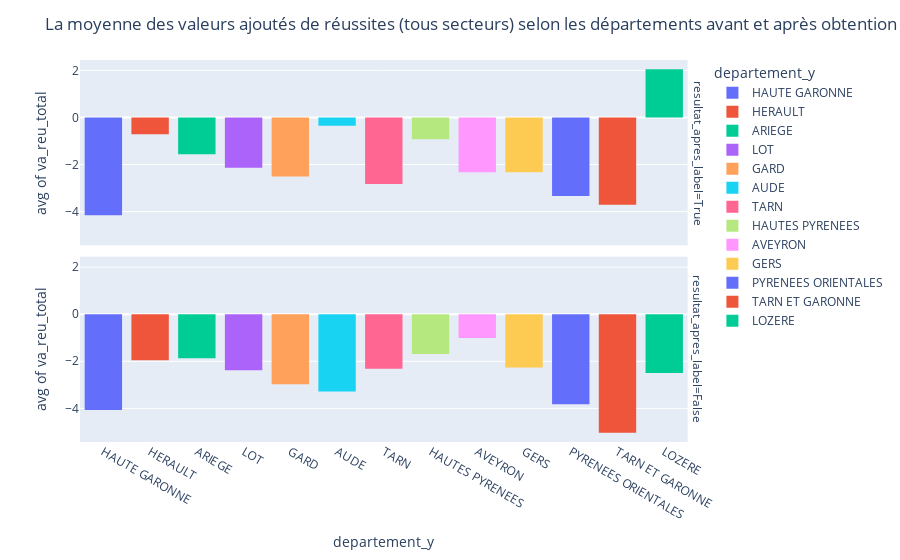

This figure's notebook cell:
### Markdown cell above
**Comparaison des valeurs ajoutées des écoles avant et après obtention des labels numériques**

- le graphique ci-dessous montre une véritables amélioration des valeurs ajoutée des écoles après obtention de labels. Surtout pour le département de LOZERE pour lequel la valeur ajoutée est passée du **-** à **+** !

### Code cell
#plotting a histogram 
fig = px.histogram(df_result, x="departement_y", y="va_reu_total", nbins=10, histfunc="avg", color="departement_y", facet_row="resultat_apres_label")
fig.update_layout(title_text="La moyenne des valeurs ajoutés de réussites (tous secteurs) selon les départements avant et après obtention labels")
fig.show()

### Figure 1 — Plotly figure (JSON) as saved in the notebook; plotly's stock layout.template omitted (floating-point values rounded to 4 significant figures; data arrays with more than 128 entries replaced by an {"elided": "..."} marker saying what was removed)
{"data": [{"alignmentgroup": "True", "bingroup": "x", "histfunc": "avg", "hovertemplate": "departement_y=%{x}<br>resultat_apres_label=True<br>avg of va_reu_total=%{y}<extra></extra>", "legendgroup": "HAUTE GARONNE", "marker": {"color": "#636efa", "pattern": {"shape": ""}}, "name": "HAUTE GARONNE", "nbinsx": 10, "offsetgroup": "HAUTE GARONNE", "orientation": "v", "showlegend": true, "type": "histogram", "x": {"elided": "143 str values"}, "xaxis": "x2", "y": {"elided": "143 int values"}, "yaxis": "y2"}, {"alignmentgroup": "True", "bingroup": "x", "histfunc": "avg", "hovertemplate": "departement_y=%{x}<br>resultat_apres_label=False<br>avg of va_reu_total=%{y}<extra></extra>", "legendgroup": "HAUTE GARONNE", "marker": {"color": "#636efa", "pattern": {"shape": ""}}, "name": "HAUTE GARONNE", "nbinsx": 10, "offsetgroup": "HAUTE GARONNE", "orientation": "v", "showlegend": false, "type": "histogram", "x": {"elided": "356 str values"}, "xaxis": "x", "y": {"elided": "356 int values"}, "yaxis": "y"}, {"alignmentgroup": "True", "bingroup": "x", "histfunc": "avg", "hovertemplate": "departement_y=%{x}<br>resultat_apres_label=True<br>avg of va_reu_total=%{y}<extra></extra>", "legendgroup": "HERAULT", "marker": {"color": "#EF553B", "pattern": {"shape": ""}}, "name": "HERAULT", "nbinsx": 10, "offsetgroup": "HERAULT", "orientation": "v", "showlegend": true, "type": "histogram", "x": {"elided": "236 str values"}, "xaxis": "x2", "y": {"elided": "236 int values"}, "yaxis": "y2"}, {"alignmentgroup": "True", "bingroup": "x", "histfunc": "avg", "hovertemplate": "departement_y=%{x}<br>resultat_apres_label=False<br>avg of va_reu_total=%{y}<extra></extra>", "legendgroup": "HERAULT", "marker": {"color": "#EF553B", "pattern": {"shape": ""}}, "name": "HERAULT", "nbinsx": 10, "offsetgroup": "HERAULT", "orientation": "v", "showlegend": false, "type": "histogram", "x": {"elided": "498 str values"}, "xaxis": "x", "y": {"elided": "498 int values"}, "yaxis": "y"}, {"alignmentgroup": "True", "bingroup": "x", "histfunc": "avg", "hovertemplate": "departement_y=%{x}<br>resultat_apres_label=True<br>avg of va_reu_total=%{y}<extra></extra>", "legendgroup": "ARIEGE", "marker": {"color": "#00cc96", "pattern": {"shape": ""}}, "name": "ARIEGE", "nbinsx": 10, "offsetgroup": "ARIEGE", "orientation": "v", "showlegend": true, "type": "histogram", "x": ["ARIEGE", "ARIEGE", "ARIEGE", "ARIEGE", "ARIEGE", "ARIEGE", "ARIEGE", "ARIEGE", "ARIEGE", "ARIEGE", "ARIEGE", "ARIEGE", "ARIEGE", "ARIEGE", "ARIEGE", "ARIEGE", "ARIEGE", "ARIEGE", "ARIEGE", "ARIEGE", "ARIEGE", "ARIEGE", "ARIEGE", "ARIEGE", "ARIEGE", "ARIEGE", "ARIEGE", "ARIEGE", "ARIEGE", "ARIEGE", "ARIEGE", "ARIEGE", "ARIEGE", "ARIEGE", "ARIEGE", "ARIEGE", "ARIEGE", "ARIEGE", "ARIEGE", "ARIEGE", "ARIEGE", "ARIEGE", "ARIEGE", "ARIEGE", "ARIEGE", "ARIEGE", "ARIEGE", "ARIEGE", "ARIEGE", "ARIEGE", "ARIEGE", "ARIEGE", "ARIEGE", "ARIEGE", "ARIEGE", "ARIEGE", "ARIEGE"], "xaxis": "x2", "y": [-4, -3, 6, 6, 7, 1, 6, 6, -4, 6, 1, -3, 7, -3, 1, 7, 1, -2, 5, -14, -9, 5, -14, 5, -9, -3, 1, -9, -3, -2, 7, -4, -2, 1, 3, 7, 8, 2, 2, -16, -7, -16, -16, 2, -16, -16, -7, -16, 2, -7, -2, -4, 8, -4, -2, 8, 7], "yaxis": "y2"}, {"alignmentgroup": "True", "bingroup": "x", "histfunc": "avg", "hovertemplate": "departement_y=%{x}<br>resultat_apres_label=False<br>avg of va_reu_total=%{y}<extra></extra>", "legendgroup": "ARIEGE", "marker": {"color": "#00cc96", "pattern": {"shape": ""}}, "name": "ARIEGE", "nbinsx": 10, "offsetgroup": "ARIEGE", "orientation": "v", "showlegend": false, "type": "histogram", "x": ["ARIEGE", "ARIEGE", "ARIEGE", "ARIEGE", "ARIEGE", "ARIEGE", "ARIEGE", "ARIEGE", "ARIEGE", "ARIEGE", "ARIEGE", "ARIEGE", "ARIEGE", "ARIEGE", "ARIEGE", "ARIEGE", "ARIEGE", "ARIEGE", "ARIEGE", "ARIEGE", "ARIEGE", "ARIEGE", "ARIEGE", "ARIEGE", "ARIEGE", "ARIEGE", "ARIEGE", "ARIEGE", "ARIEGE", "ARIEGE", "ARIEGE", "ARIEGE", "ARIEGE", "ARIEGE", "ARIEGE", "ARIEGE", "ARIEGE", "ARIEGE", "ARIEGE", "ARIEGE", "ARIEGE", "ARIEGE", "ARIEGE", "ARIEGE", "ARIEGE", "ARIEGE", "ARIEGE", "ARIEGE", "ARIEGE", "ARIEGE", "ARIEGE", "ARIEGE", "ARIEGE", "ARIEGE", "ARIEGE", "ARIEGE", "ARIEGE", "ARIEGE", "ARIEGE", "ARIEGE", "ARIEGE", "ARIEGE", "ARIEGE", "ARIEGE", "ARIEGE", "ARIEGE", "ARIEGE", "ARIEGE", "ARIEGE", "ARIEGE", "ARIEGE", "ARIEGE", "ARIEGE", "ARIEGE", "ARIEGE", "ARIEGE", "ARIEGE", "ARIEGE", "ARIEGE", "ARIEGE", "ARIEGE", "ARIEGE", "ARIEGE", "ARIEGE", "ARIEGE", "ARIEGE", "ARIEGE", "ARIEGE", "ARIEGE", "ARIEGE", "ARIEGE", "ARIEGE", "ARIEGE", "ARIEGE", "ARIEGE", "ARIEGE", "ARIEGE", "ARIEGE", "ARIEGE", "ARIEGE", "ARIEGE", "ARIEGE", "ARIEGE", "ARIEGE", "ARIEGE", "ARIEGE", "ARIEGE", "ARIEGE", "ARIEGE", "ARIEGE", "ARIEGE", "ARIEGE", "ARIEGE", "ARIEGE", "ARIEGE", "ARIEGE", "ARIEGE", "ARIEGE", "ARIEGE", "ARIEGE", "ARIEGE", "ARIEGE"], "xaxis": "x", "y": [1, 6, 7, -5, -1, -13, 7, -1, -3, 1, 6, -13, -5, 7, -13, -5, -1, 6, 1, -3, 6, -3, 7, -4, 3, 0, 15, 0, 0, 3, 0, -6, -9, -14, 15, 0, 0, 0, 0, 3, 0, -6, -2, -2, 15, -6, 9, 6, -3, -1, 1, 2, 9, -5, 1, 3, 7, 8, -4, -9, -3, -9, 9, 6, -3, -1, 7, 2, -25, 1, -15, -2, 9, -5, -5, 1, 1, 5, -9, 6, -5, 5, -14, 0, -1, -8, -11, -14, -16, -16, -16, -7, -16, -16, -14, 0, -1, -8, -11, -14, 0, -1, -8, -11, -16, 0, -1, -8, -11, 1, 9, 7, 3, 5, -5, -5, 3, 5, 9, 1, -5, -5], "yaxis": "y"}, {"alignmentgroup": "True", "bingroup": "x", "histfunc": "avg", "hovertemplate": "departement_y=%{x}<br>resultat_apres_label=True<br>avg of va_reu_total=%{y}<extra></extra>", "legendgroup": "LOT", "marker": {"color": "#ab63fa", "pattern": {"shape": ""}}, "name": "LOT", "nbinsx": 10, "offsetgroup": "LOT", "orientation": "v", "showlegend": true, "type": "histogram", "x": ["LOT", "LOT", "LOT", "LOT", "LOT", "LOT", "LOT", "LOT", "LOT", "LOT", "LOT", "LOT", "LOT", "LOT", "LOT", "LOT", "LOT", "LOT", "LOT", "LOT", "LOT", "LOT", "LOT", "LOT", "LOT", "LOT", "LOT", "LOT", "LOT", "LOT", "LOT", "LOT", "LOT", "LOT", "LOT", "LOT", "LOT", "LOT", "LOT", "LOT", "LOT", "LOT", "LOT", "LOT", "LOT", "LOT", "LOT", "LOT", "LOT", "LOT", "LOT", "LOT", "LOT", "LOT", "LOT", "LOT", "LOT", "LOT", "LOT"], "xaxis": "x2", "y": [3, 1, 7, 4, -9, 3, 4, 4, 7, 5, -5, 5, -5, 3, 4, 1, -18, 0, -2, 7, 10, 5, 1, -14, -6, -6, 7, -18, 0, 7, -2, 7, -2, 0, 1, -6, -3, -5, -5, -5, -14, -5, -6, -14, -5, -3, -5, -5, -5, -3, -5, -8, 1, -1, -1, -6, -6, -6, -14], "yaxis": "y2"}, {"alignmentgroup": "True", "bingroup": "x", "histfunc": "avg", "hovertemplate": "departement_y=%{x}<br>resultat_apres_label=False<br>avg of va_reu_total=%{y}<extra></extra>", "legendgroup": "LOT", "marker": {"color": "#ab63fa", "pattern": {"shape": ""}}, "name": "LOT", "nbinsx": 10, "offsetgroup": "LOT", "orientation": "v", "showlegend": false, "type": "histogram", "x": {"elided": "141 str values"}, "xaxis": "x", "y": {"elided": "141 int values"}, "yaxis": "y"}, {"alignmentgroup": "True", "bingroup": "x", "histfunc": "avg", "hovertemplate": "departement_y=%{x}<br>resultat_apres_label=True<br>avg of va_reu_total=%{y}<extra></extra>", "legendgroup": "GARD", "marker": {"color": "#FFA15A", "pattern": {"shape": ""}}, "name": "GARD", "nbinsx": 10, "offsetgroup": "GARD", "orientation": "v", "showlegend": true, "type": "histogram", "x": {"elided": "159 str values"}, "xaxis": "x2", "y": {"elided": "159 int values"}, "yaxis": "y2"}, {"alignmentgroup": "True", "bingroup": "x", "histfunc": "avg", "hovertemplate": "departement_y=%{x}<br>resultat_apres_label=False<br>avg of va_reu_total=%{y}<extra></extra>", "legendgroup": "GARD", "marker": {"color": "#FFA15A", "pattern": {"shape": ""}}, "name": "GARD", "nbinsx": 10, "offsetgroup": "GARD", "orientation": "v", "showlegend": false, "type": "histogram", "x": {"elided": "341 str values"}, "xaxis": "x", "y": {"elided": "341 int values"}, "yaxis": "y"}, {"alignmentgroup": "True", "bingroup": "x", "histfunc": "avg", "hovertemplate": "departement_y=%{x}<br>resultat_apres_label=True<br>avg of va_reu_total=%{y}<extra></extra>", "legendgroup": "AUDE", "marker": {"color": "#19d3f3", "pattern": {"shape": ""}}, "name": "AUDE", "nbinsx": 10, "offsetgroup": "AUDE", "orientation": "v", "showlegend": true, "type": "histogram", "x": ["AUDE", "AUDE", "AUDE", "AUDE", "AUDE", "AUDE", "AUDE", "AUDE", "AUDE", "AUDE", "AUDE", "AUDE", "AUDE", "AUDE", "AUDE", "AUDE", "AUDE", "AUDE", "AUDE", "AUDE", "AUDE", "AUDE", "AUDE", "AUDE", "AUDE", "AUDE", "AUDE", "AUDE", "AUDE", "AUDE", "AUDE", "AUDE", "AUDE", "AUDE", "AUDE", "AUDE", "AUDE", "AUDE", "AUDE", "AUDE", "AUDE", "AUDE", "AUDE", "AUDE", "AUDE", "AUDE", "AUDE", "AUDE", "AUDE", "AUDE", "AUDE", "AUDE", "AUDE", "AUDE", "AUDE", "AUDE", "AUDE", "AUDE", "AUDE", "AUDE", "AUDE", "AUDE", "AUDE", "AUDE", "AUDE", "AUDE", "AUDE", "AUDE", "AUDE", "AUDE", "AUDE"], "xaxis": "x2", "y": [1, -2, 1, 1, 1, -16, 2, 1, 1, 2, 1, -2, -2, 2, 0, 5, 6, 1, 6, 6, -3, -1, -3, 1, 2, -4, -8, -8, 4, 2, -4, -8, -12, -2, -4, -11, -6, -2, -2, -4, -11, -4, -6, -4, -11, -1, -1, 0, 2, 0, -1, 2, 0, -1, -1, 0, 2, 9, 9, -3, 9, 6, 9, 9, -3, 0, 6, 6, 0, 5, 6], "yaxis": "y2"}, {"alignmentgroup": "True", "bingroup": "x", "histfunc": "avg", "hovertemplate": "departement_y=%{x}<br>resultat_apres_label=False<br>avg of va_reu_total=%{y}<extra></extra>", "legendgroup": "AUDE", "marker": {"color": "#19d3f3", "pattern": {"shape": ""}}, "name": "AUDE", "nbinsx": 10, "offsetgroup": "AUDE", "orientation": "v", "showlegend": false, "type": "histogram", "x": {"elided": "139 str values"}, "xaxis": "x", "y": {"elided": "139 int values"}, "yaxis": "y"}, {"alignmentgroup": "True", "bingroup": "x", "histfunc": "avg", "hovertemplate": "departement_y=%{x}<br>resultat_apres_label=True<br>avg of va_reu_total=%{y}<extra></extra>", "legendgroup": "TARN", "marker": {"color": "#FF6692", "pattern": {"shape": ""}}, "name": "TARN", "nbinsx": 10, "offsetgroup": "TARN", "orientation": "v", "showlegend": true, "type": "histogram", "x": ["TARN", "TARN", "TARN", "TARN", "TARN", "TARN", "TARN", "TARN", "TARN", "TARN", "TARN", "TARN", "TARN", "TARN", "TARN", "TARN", "TARN", "TARN", "TARN", "TARN", "TARN", "TARN", "TARN", "TARN", "TARN", "TARN", "TARN", "TARN", "TARN", "TARN", "TARN", "TARN", "TARN", "TARN", "TARN", "TARN", "TARN", "TARN", "TARN", "TARN", "TARN", "TARN", "TARN", "TARN", "TARN", "TARN", "TARN", "TARN", "TARN", "TARN", "TARN", "TARN", "TARN", "TARN", "TARN", "TARN", "TARN", "TARN", "TARN", "TARN", "TARN", "TARN", "TARN", "TARN", "TARN", "TARN", "TARN", "TARN", "TARN", "TARN", "TARN", "TARN", "TARN", "TARN", "TARN", "TARN", "TARN", "TARN", "TARN", "TARN", "TARN", "TARN", "TARN", "TARN", "TARN", "TARN", "TARN", "TARN", "TARN", "TARN", "TARN", "TARN", "TARN", "TARN", "TARN", "TARN", "TARN", "TARN", "TARN", "TARN", "TARN"], "xaxis": "x2", "y": [-7, -1, 3, 3, -1, 0, 3, 3, 0, 0, 3, 3, 0, 6, 6, 4, -1, 6, -20, 6, -17, 6, -4, 6, -1, 6, 6, -1, 6, 4, -6, -28, -19, 5, -1, -4, 1, -1, 5, -28, 1, 5, -28, -19, -6, -4, 0, -7, -10, -7, -6, 0, 0, -6, 2, -3, -6, 0, -3, 2, -3, -6, 0, -3, -3, 1, -3, 3, -4, 1, 3, -3, -4, 1, 3, -3, 3, -6, 1, 1, -6, 1, 1, -4, 1, 0, -7, 0, -10, -6, -7, -10, 4, -20, -4, -17, 4, -20, -20, -4, 4], "yaxis": "y2"}, {"alignmentgroup": "True", "bingroup": "x", "histfunc": "avg", "hovertemplate": "departement_y=%{x}<br>resultat_apres_label=False<br>avg of va_reu_total=%{y}<extra></extra>", "legendgroup": "TARN", "marker": {"color": "#FF6692", "pattern": {"shape": ""}}, "name": "TARN", "nbinsx": 10, "offsetgroup": "TARN", "orientation": "v", "showlegend": false, "type": "histogram", "x": {"elided": "179 str values"}, "xaxis": "x", "y": {"elided": "179 int values"}, "yaxis": "y"}, {"alignmentgroup": "True", "bingroup": "x", "histfunc": "avg", "hovertemplate": "departement_y=%{x}<br>resultat_apres_label=True<br>avg of va_reu_total=%{y}<extra></extra>", "legendgroup": "HAUTES PYRENEES", "marker": {"color": "#B6E880", "pattern": {"shape": ""}}, "name": "HAUTES PYRENEES", "nbinsx": 10, "offsetgroup": "HAUTES PYRENEES", "orientation": "v", "showlegend": true, "type": "histogram", "x": ["HAUTES PYRENEES", "HAUTES PYRENEES", "HAUTES PYRENEES", "HAUTES PYRENEES", "HAUTES PYRENEES", "HAUTES PYRENEES", "HAUTES PYRENEES", "HAUTES PYRENEES", "HAUTES PYRENEES", "HAUTES PYRENEES", "HAUTES PYRENEES", "HAUTES PYRENEES", "HAUTES PYRENEES", "HAUTES PYRENEES", "HAUTES PYRENEES", "HAUTES PYRENEES", "HAUTES PYRENEES", "HAUTES PYRENEES", "HAUTES PYRENEES", "HAUTES PYRENEES", "HAUTES PYRENEES", "HAUTES PYRENEES", "HAUTES PYRENEES", "HAUTES PYRENEES", "HAUTES PYRENEES", "HAUTES PYRENEES", "HAUTES PYRENEES", "HAUTES PYRENEES", "HAUTES PYRENEES", "HAUTES PYRENEES", "HAUTES PYRENEES", "HAUTES PYRENEES", "HAUTES PYRENEES", "HAUTES PYRENEES", "HAUTES PYRENEES", "HAUTES PYRENEES", "HAUTES PYRENEES", "HAUTES PYRENEES", "HAUTES PYRENEES", "HAUTES PYRENEES", "HAUTES PYRENEES", "HAUTES PYRENEES", "HAUTES PYRENEES", "HAUTES PYRENEES", "HAUTES PYRENEES", "HAUTES PYRENEES", "HAUTES PYRENEES", "HAUTES PYRENEES", "HAUTES PYRENEES", "HAUTES PYRENEES", "HAUTES PYRENEES", "HAUTES PYRENEES", "HAUTES PYRENEES", "HAUTES PYRENEES", "HAUTES PYRENEES", "HAUTES PYRENEES", "HAUTES PYRENEES", "HAUTES PYRENEES", "HAUTES PYRENEES", "HAUTES PYRENEES", "HAUTES PYRENEES", "HAUTES PYRENEES", "HAUTES PYRENEES", "HAUTES PYRENEES", "HAUTES PYRENEES", "HAUTES PYRENEES", "HAUTES PYRENEES", "HAUTES PYRENEES", "HAUTES PYRENEES", "HAUTES PYRENEES", "HAUTES PYRENEES"], "xaxis": "x2", "y": [-3, 0, -1, -3, 0, -10, -1, -3, 0, 2, -3, -3, 0, 2, -1, -1, -3, 2, -5, -3, 0, 2, 0, -10, -3, -1, 4, -3, -2, 5, 4, -1, 4, -2, -12, 4, -12, -2, -8, -2, 4, 0, 1, 0, 5, 1, -7, 5, 4, -10, -7, 2, -10, 4, 4, -10, 4, 2, -10, 4, 2, -7, 1, 1, -1, 13, -2, 13, -1, 1, -3], "yaxis": "y2"}, {"alignmentgroup": "True", "bingroup": "x", "histfunc": "avg", "hovertemplate": "departement_y=%{x}<br>resultat_apres_label=False<br>avg of va_reu_total=%{y}<extra></extra>", "legendgroup": "HAUTES PYRENEES", "marker": {"color": "#B6E880", "pattern": {"shape": ""}}, "name": "HAUTES PYRENEES", "nbinsx": 10, "offsetgroup": "HAUTES PYRENEES", "orientation": "v", "showlegend": false, "type": "histogram", "x": {"elided": "169 str values"}, "xaxis": "x", "y": {"elided": "169 int values"}, "yaxis": "y"}, {"alignmentgroup": "True", "bingroup": "x", "histfunc": "avg", "hovertemplate": "departement_y=%{x}<br>resultat_apres_label=True<br>avg of va_reu_total=%{y}<extra></extra>", "legendgroup": "AVEYRON", "marker": {"color": "#FF97FF", "pattern": {"shape": ""}}, "name": "AVEYRON", "nbinsx": 10, "offsetgroup": "AVEYRON", "orientation": "v", "showlegend": true, "type": "histogram", "x": ["AVEYRON", "AVEYRON", "AVEYRON", "AVEYRON", "AVEYRON", "AVEYRON", "AVEYRON", "AVEYRON", "AVEYRON", "AVEYRON", "AVEYRON", "AVEYRON", "AVEYRON", "AVEYRON", "AVEYRON", "AVEYRON", "AVEYRON", "AVEYRON", "AVEYRON", "AVEYRON", "AVEYRON", "AVEYRON", "AVEYRON", "AVEYRON", "AVEYRON", "AVEYRON", "AVEYRON", "AVEYRON", "AVEYRON", "AVEYRON", "AVEYRON", "AVEYRON", "AVEYRON", "AVEYRON", "AVEYRON", "AVEYRON", "AVEYRON", "AVEYRON", "AVEYRON", "AVEYRON", "AVEYRON", "AVEYRON", "AVEYRON", "AVEYRON", "AVEYRON", "AVEYRON", "AVEYRON", "AVEYRON", "AVEYRON"], "xaxis": "x2", "y": [0, 0, -1, -1, -1, 6, 0, 0, -9, -2, -3, 14, -13, 1, -13, -7, -9, -7, 1, -9, -3, 1, -9, -2, 0, 0, 0, 4, 0, 0, 9, 2, 2, 11, 0, 0, -6, -2, -11, -6, -6, -2, -9, -9, -6, -9, -2, -6, -2], "yaxis": "y2"}, {"alignmentgroup": "True", "bingroup": "x", "histfunc": "avg", "hovertemplate": "departement_y=%{x}<br>resultat_apres_label=False<br>avg of va_reu_total=%{y}<extra></extra>", "legendgroup": "AVEYRON", "marker": {"color": "#FF97FF", "pattern": {"shape": ""}}, "name": "AVEYRON", "nbinsx": 10, "offsetgroup": "AVEYRON", "orientation": "v", "showlegend": false, "type": "histogram", "x": ["AVEYRON", "AVEYRON", "AVEYRON", "AVEYRON", "AVEYRON", "AVEYRON", "AVEYRON", "AVEYRON", "AVEYRON", "AVEYRON", "AVEYRON", "AVEYRON", "AVEYRON", "AVEYRON", "AVEYRON", "AVEYRON", "AVEYRON", "AVEYRON", "AVEYRON", "AVEYRON", "AVEYRON", "AVEYRON", "AVEYRON", "AVEYRON", "AVEYRON", "AVEYRON", "AVEYRON", "AVEYRON", "AVEYRON", "AVEYRON", "AVEYRON", "AVEYRON", "AVEYRON", "AVEYRON", "AVEYRON", "AVEYRON", "AVEYRON", "AVEYRON", "AVEYRON", "AVEYRON", "AVEYRON", "AVEYRON", "AVEYRON", "AVEYRON", "AVEYRON", "AVEYRON", "AVEYRON", "AVEYRON", "AVEYRON", "AVEYRON", "AVEYRON", "AVEYRON", "AVEYRON", "AVEYRON", "AVEYRON", "AVEYRON", "AVEYRON", "AVEYRON", "AVEYRON", "AVEYRON", "AVEYRON", "AVEYRON", "AVEYRON", "AVEYRON", "AVEYRON", "AVEYRON", "AVEYRON", "AVEYRON", "AVEYRON", "AVEYRON", "AVEYRON", "AVEYRON", "AVEYRON", "AVEYRON", "AVEYRON", "AVEYRON", "AVEYRON", "AVEYRON", "AVEYRON", "AVEYRON", "AVEYRON", "AVEYRON", "AVEYRON", "AVEYRON", "AVEYRON", "AVEYRON", "AVEYRON", "AVEYRON", "AVEYRON", "AVEYRON", "AVEYRON", "AVEYRON", "AVEYRON", "AVEYRON", "AVEYRON", "AVEYRON", "AVEYRON", "AVEYRON", "AVEYRON", "AVEYRON", "AVEYRON", "AVEYRON", "AVEYRON", "AVEYRON", "AVEYRON", "AVEYRON", "AVEYRON", "AVEYRON", "AVEYRON", "AVEYRON", "AVEYRON", "AVEYRON", "AVEYRON", "AVEYRON", "AVEYRON", "AVEYRON", "AVEYRON", "AVEYRON", "AVEYRON", "AVEYRON", "AVEYRON", "AVEYRON", "AVEYRON", "AVEYRON", "AVEYRON"], "xaxis": "x", "y": [11, 6, 2, 10, 11, 4, 7, -4, 6, 0, 0, 2, 10, 11, 4, 7, -4, -4, 7, 2, 10, 4, 16, 7, -20, 4, -15, 0, -12, -14, 3, -5, -13, -12, -14, 3, -13, -5, -14, -9, -14, -2, -12, -14, 3, 14, -20, 16, 7, 4, -15, 0, -5, -13, -13, -14, -9, 14, -7, 7, -20, 4, -15, 0, 16, -3, 2, 9, -6, 9, 0, 14, -12, 0, 4, 3, -2, 2, 4, -5, 7, 9, 3, -2, 2, 4, 9, 7, -5, -4, 1, -5, 2, -6, 8, 0, -5, 1, -5, -2, -3, 8, 0, -5, 1, -2, 11, -3, 0, -11, -5, -11, -5, -5, 9, -6, 14, -4, -12, 1, -6, -6, -9, -11, -5], "yaxis": "y"}, {"alignmentgroup": "True", "bingroup": "x", "histfunc": "avg", "hovertemplate": "departement_y=%{x}<br>resultat_apres_label=True<br>avg of va_reu_total=%{y}<extra></extra>", "legendgroup": "GERS", "marker": {"color": "#FECB52", "pattern": {"shape": ""}}, "name": "GERS", "nbinsx": 10, "offsetgroup": "GERS", "orientation": "v", "showlegend": true, "type": "histogram", "x": ["GERS", "GERS", "GERS", "GERS", "GERS", "GERS", "GERS", "GERS", "GERS", "GERS", "GERS", "GERS", "GERS", "GERS", "GERS", "GERS", "GERS", "GERS", "GERS", "GERS", "GERS", "GERS", "GERS", "GERS", "GERS", "GERS", "GERS", "GERS", "GERS", "GERS", "GERS", "GERS", "GERS", "GERS", "GERS", "GERS", "GERS", "GERS", "GERS", "GERS", "GERS", "GERS", "GERS", "GERS", "GERS", "GERS", "GERS", "GERS", "GERS", "GERS", "GERS", "GERS", "GERS", "GERS", "GERS"], "xaxis": "x2", "y": [-24, -3, -24, -3, -4, 11, 11, -4, -3, -24, -3, -4, -4, -5, 2, -1, 2, -8, -8, 2, -8, 3, -1, -2, 3, -6, -9, -5, -12, -4, -12, -5, -6, 3, -4, 18, 13, 13, 6, 3, 6, 3, 3, -4, -12, -6, -6, -1, -2, 1, -1, -1, -2, 1, -1], "yaxis": "y2"}, {"alignmentgroup": "True", "bingroup": "x", "histfunc": "avg", "hovertemplate": "departement_y=%{x}<br>resultat_apres_label=False<br>avg of va_reu_total=%{y}<extra></extra>", "legendgroup": "GERS", "marker": {"color": "#FECB52", "pattern": {"shape": ""}}, "name": "GERS", "nbinsx": 10, "offsetgroup": "GERS", "orientation": "v", "showlegend": false, "type": "histogram", "x": ["GERS", "GERS", "GERS", "GERS", "GERS", "GERS", "GERS", "GERS", "GERS", "GERS", "GERS", "GERS", "GERS", "GERS", "GERS", "GERS", "GERS", "GERS", "GERS", "GERS", "GERS", "GERS", "GERS", "GERS", "GERS", "GERS", "GERS", "GERS", "GERS", "GERS", "GERS", "GERS", "GERS", "GERS", "GERS", "GERS", "GERS", "GERS", "GERS", "GERS", "GERS", "GERS", "GERS", "GERS", "GERS", "GERS", "GERS", "GERS", "GERS", "GERS", "GERS", "GERS", "GERS", "GERS", "GERS", "GERS", "GERS", "GERS", "GERS", "GERS", "GERS", "GERS", "GERS", "GERS", "GERS", "GERS", "GERS", "GERS", "GERS", "GERS", "GERS", "GERS", "GERS", "GERS", "GERS", "GERS", "GERS", "GERS", "GERS", "GERS", "GERS", "GERS", "GERS", "GERS", "GERS", "GERS", "GERS", "GERS", "GERS", "GERS", "GERS", "GERS", "GERS", "GERS", "GERS", "GERS", "GERS", "GERS", "GERS", "GERS", "GERS", "GERS", "GERS", "GERS", "GERS", "GERS", "GERS", "GERS", "GERS", "GERS", "GERS", "GERS", "GERS", "GERS", "GERS", "GERS", "GERS", "GERS", "GERS", "GERS", "GERS", "GERS", "GERS"], "xaxis": "x", "y": [-6, -5, -9, 0, -2, -3, -2, 9, 9, 8, 9, 0, 0, 8, 0, -3, 8, -3, 11, 9, 0, 8, -3, 11, -24, -20, -4, -8, 12, 3, 10, 3, -1, 3, 2, 12, -20, 10, -4, -8, 3, -8, 3, -4, 10, -20, 12, -5, -8, -8, -12, -8, -5, -8, -9, 6, 18, 4, 3, -2, -24, -10, 13, -20, -12, 3, 4, 4, -24, -10, -20, 3, -10, -2, -2, -24, 18, -20, -6, 0, -5, 2, -2, -5, -2, -9, -2, -5, -8, -12, -8, -9, -5, 1, -5, -9, -4, -12, -5, -8, 2, -5, -1, 3, 2, -5, 3, 1, 2, 2, -5, 2, 2, 3, 2, -12, -8, 1, 2, 2, 1, -2, -1], "yaxis": "y"}, {"alignmentgroup": "True", "bingroup": "x", "histfunc": "avg", "hovertemplate": "departement_y=%{x}<br>resultat_apres_label=True<br>avg of va_reu_total=%{y}<extra></extra>", "legendgroup": "PYRENEES ORIENTALES", "marker": {"color": "#636efa", "pattern": {"shape": ""}}, "name": "PYRENEES ORIENTALES", "nbinsx": 10, "offsetgroup": "PYRENEES ORIENTALES", "orientation": "v", "showlegend": true, "type": "histogram", "x": ["PYRENEES ORIENTALES", "PYRENEES ORIENTALES", "PYRENEES ORIENTALES", "PYRENEES ORIENTALES", "PYRENEES ORIENTALES", "PYRENEES ORIENTALES", "PYRENEES ORIENTALES", "PYRENEES ORIENTALES", "PYRENEES ORIENTALES", "PYRENEES ORIENTALES", "PYRENEES ORIENTALES", "PYRENEES ORIENTALES", "PYRENEES ORIENTALES", "PYRENEES ORIENTALES", "PYRENEES ORIENTALES", "PYRENEES ORIENTALES", "PYRENEES ORIENTALES", "PYRENEES ORIENTALES", "PYRENEES ORIENTALES", "PYRENEES ORIENTALES", "PYRENEES ORIENTALES", "PYRENEES ORIENTALES", "PYRENEES ORIENTALES", "PYRENEES ORIENTALES", "PYRENEES ORIENTALES", "PYRENEES ORIENTALES", "PYRENEES ORIENTALES", "PYRENEES ORIENTALES", "PYRENEES ORIENTALES", "PYRENEES ORIENTALES", "PYRENEES ORIENTALES", "PYRENEES ORIENTALES", "PYRENEES ORIENTALES", "PYRENEES ORIENTALES", "PYRENEES ORIENTALES", "PYRENEES ORIENTALES", "PYRENEES ORIENTALES", "PYRENEES ORIENTALES", "PYRENEES ORIENTALES", "PYRENEES ORIENTALES", "PYRENEES ORIENTALES", "PYRENEES ORIENTALES", "PYRENEES ORIENTALES", "PYRENEES ORIENTALES", "PYRENEES ORIENTALES", "PYRENEES ORIENTALES", "PYRENEES ORIENTALES", "PYRENEES ORIENTALES", "PYRENEES ORIENTALES", "PYRENEES ORIENTALES", "PYRENEES ORIENTALES", "PYRENEES ORIENTALES", "PYRENEES ORIENTALES", "PYRENEES ORIENTALES", "PYRENEES ORIENTALES", "PYRENEES ORIENTALES", "PYRENEES ORIENTALES", "PYRENEES ORIENTALES", "PYRENEES ORIENTALES", "PYRENEES ORIENTALES", "PYRENEES ORIENTALES", "PYRENEES ORIENTALES", "PYRENEES ORIENTALES", "PYRENEES ORIENTALES", "PYRENEES ORIENTALES", "PYRENEES ORIENTALES", "PYRENEES ORIENTALES", "PYRENEES ORIENTALES", "PYRENEES ORIENTALES", "PYRENEES ORIENTALES", "PYRENEES ORIENTALES", "PYRENEES ORIENTALES", "PYRENEES ORIENTALES", "PYRENEES ORIENTALES", "PYRENEES ORIENTALES", "PYRENEES ORIENTALES", "PYRENEES ORIENTALES", "PYRENEES ORIENTALES", "PYRENEES ORIENTALES", "PYRENEES ORIENTALES", "PYRENEES ORIENTALES", "PYRENEES ORIENTALES", "PYRENEES ORIENTALES", "PYRENEES ORIENTALES", "PYRENEES ORIENTALES", "PYRENEES ORIENTALES", "PYRENEES ORIENTALES", "PYRENEES ORIENTALES", "PYRENEES ORIENTALES", "PYRENEES ORIENTALES", "PYRENEES ORIENTALES", "PYRENEES ORIENTALES", "PYRENEES ORIENTALES", "PYRENEES ORIENTALES", "PYRENEES ORIENTALES", "PYRENEES ORIENTALES", "PYRENEES ORIENTALES", "PYRENEES ORIENTALES", "PYRENEES ORIENTALES", "PYRENEES ORIENTALES", "PYRENEES ORIENTALES", "PYRENEES ORIENTALES", "PYRENEES ORIENTALES", "PYRENEES ORIENTALES", "PYRENEES ORIENTALES", "PYRENEES ORIENTALES", "PYRENEES ORIENTALES", "PYRENEES ORIENTALES", "PYRENEES ORIENTALES", "PYRENEES ORIENTALES", "PYRENEES ORIENTALES", "PYRENEES ORIENTALES", "PYRENEES ORIENTALES", "PYRENEES ORIENTALES", "PYRENEES ORIENTALES", "PYRENEES ORIENTALES", "PYRENEES ORIENTALES", "PYRENEES ORIENTALES", "PYRENEES ORIENTALES", "PYRENEES ORIENTALES"], "xaxis": "x2", "y": [1, -5, -5, 0, -5, -1, -5, 0, -5, -1, 0, -16, 2, -13, -13, -16, 2, -1, -13, -5, 3, 6, 7, 0, 6, 10, 7, -2, 0, -13, 4, 1, 0, 4, 1, 0, -12, 3, 4, 0, 1, 3, -2, 3, 12, -4, -11, -2, -11, 3, -11, -2, -4, 3, 0, -13, -16, 2, -13, 0, -4, -4, -10, -4, -4, 4, -2, 4, -2, -4, -2, 4, -1, -6, -13, -15, -4, -1, 7, 10, 3, 6, 7, 0, -10, -3, -17, -5, -5, -10, -6, -5, -10, -2, -5, -17, -3, -3, -1, -1, -6, -8, -5, -4, -13, -5, -2, -4, -13, -6, -1, -8, -4, -5, -12, -9, -12, -8, -4, -5], "yaxis": "y2"}, {"alignmentgroup": "True", "bingroup": "x", "histfunc": "avg", "hovertemplate": "departement_y=%{x}<br>resultat_apres_label=False<br>avg of va_reu_total=%{y}<extra></extra>", "legendgroup": "PYRENEES ORIENTALES", "marker": {"color": "#636efa", "pattern": {"shape": ""}}, "name": "PYRENEES ORIENTALES", "nbinsx": 10, "offsetgroup": "PYRENEES ORIENTALES", "orientation": "v", "showlegend": false, "type": "histogram", "x": {"elided": "234 str values"}, "xaxis": "x", "y": {"elided": "234 int values"}, "yaxis": "y"}, {"alignmentgroup": "True", "bingroup": "x", "histfunc": "avg", "hovertemplate": "departement_y=%{x}<br>resultat_apres_label=True<br>avg of va_reu_total=%{y}<extra></extra>", "legendgroup": "TARN ET GARONNE", "marker": {"color": "#EF553B", "pattern": {"shape": ""}}, "name": "TARN ET GARONNE", "nbinsx": 10, "offsetgroup": "TARN ET GARONNE", "orientation": "v", "showlegend": true, "type": "histogram", "x": ["TARN ET GARONNE", "TARN ET GARONNE", "TARN ET GARONNE", "TARN ET GARONNE", "TARN ET GARONNE", "TARN ET GARONNE", "TARN ET GARONNE", "TARN ET GARONNE", "TARN ET GARONNE", "TARN ET GARONNE", "TARN ET GARONNE", "TARN ET GARONNE", "TARN ET GARONNE", "TARN ET GARONNE", "TARN ET GARONNE", "TARN ET GARONNE", "TARN ET GARONNE", "TARN ET GARONNE", "TARN ET GARONNE", "TARN ET GARONNE", "TARN ET GARONNE", "TARN ET GARONNE", "TARN ET GARONNE", "TARN ET GARONNE", "TARN ET GARONNE", "TARN ET GARONNE", "TARN ET GARONNE", "TARN ET GARONNE", "TARN ET GARONNE", "TARN ET GARONNE", "TARN ET GARONNE", "TARN ET GARONNE", "TARN ET GARONNE", "TARN ET GARONNE", "TARN ET GARONNE", "TARN ET GARONNE", "TARN ET GARONNE", "TARN ET GARONNE", "TARN ET GARONNE", "TARN ET GARONNE", "TARN ET GARONNE", "TARN ET GARONNE", "TARN ET GARONNE", "TARN ET GARONNE", "TARN ET GARONNE", "TARN ET GARONNE", "TARN ET GARONNE", "TARN ET GARONNE", "TARN ET GARONNE", "TARN ET GARONNE", "TARN ET GARONNE", "TARN ET GARONNE"], "xaxis": "x2", "y": [0, -6, 4, 4, 0, -6, 4, 1, -18, -6, -5, -7, 3, 1, -6, -4, 3, 3, -4, 1, -5, -5, -8, -4, -10, -4, -8, -5, -12, -12, 4, -12, -7, -2, -13, -13, -2, -7, 4, -2, 4, -7, 4, -6, 0, 1, -9, -5, -6, -5, -7, 4], "yaxis": "y2"}, {"alignmentgroup": "True", "bingroup": "x", "histfunc": "avg", "hovertemplate": "departement_y=%{x}<br>resultat_apres_label=False<br>avg of va_reu_total=%{y}<extra></extra>", "legendgroup": "TARN ET GARONNE", "marker": {"color": "#EF553B", "pattern": {"shape": ""}}, "name": "TARN ET GARONNE", "nbinsx": 10, "offsetgroup": "TARN ET GARONNE", "orientation": "v", "showlegend": false, "type": "histogram", "x": ["TARN ET GARONNE", "TARN ET GARONNE", "TARN ET GARONNE", "TARN ET GARONNE", "TARN ET GARONNE", "TARN ET GARONNE", "TARN ET GARONNE", "TARN ET GARONNE", "TARN ET GARONNE", "TARN ET GARONNE", "TARN ET GARONNE", "TARN ET GARONNE", "TARN ET GARONNE", "TARN ET GARONNE", "TARN ET GARONNE", "TARN ET GARONNE", "TARN ET GARONNE", "TARN ET GARONNE", "TARN ET GARONNE", "TARN ET GARONNE", "TARN ET GARONNE", "TARN ET GARONNE", "TARN ET GARONNE", "TARN ET GARONNE", "TARN ET GARONNE", "TARN ET GARONNE", "TARN ET GARONNE", "TARN ET GARONNE", "TARN ET GARONNE", "TARN ET GARONNE", "TARN ET GARONNE", "TARN ET GARONNE", "TARN ET GARONNE", "TARN ET GARONNE", "TARN ET GARONNE", "TARN ET GARONNE", "TARN ET GARONNE", "TARN ET GARONNE", "TARN ET GARONNE", "TARN ET GARONNE", "TARN ET GARONNE", "TARN ET GARONNE", "TARN ET GARONNE", "TARN ET GARONNE", "TARN ET GARONNE", "TARN ET GARONNE", "TARN ET GARONNE", "TARN ET GARONNE", "TARN ET GARONNE", "TARN ET GARONNE", "TARN ET GARONNE", "TARN ET GARONNE", "TARN ET GARONNE", "TARN ET GARONNE", "TARN ET GARONNE", "TARN ET GARONNE", "TARN ET GARONNE", "TARN ET GARONNE", "TARN ET GARONNE", "TARN ET GARONNE", "TARN ET GARONNE", "TARN ET GARONNE", "TARN ET GARONNE", "TARN ET GARONNE", "TARN ET GARONNE", "TARN ET GARONNE", "TARN ET GARONNE", "TARN ET GARONNE", "TARN ET GARONNE", "TARN ET GARONNE", "TARN ET GARONNE", "TARN ET GARONNE", "TARN ET GARONNE", "TARN ET GARONNE", "TARN ET GARONNE", "TARN ET GARONNE", "TARN ET GARONNE", "TARN ET GARONNE", "TARN ET GARONNE", "TARN ET GARONNE", "TARN ET GARONNE", "TARN ET GARONNE", "TARN ET GARONNE", "TARN ET GARONNE", "TARN ET GARONNE", "TARN ET GARONNE"], "xaxis": "x", "y": [-9, 0, 0, -9, -7, -6, -6, -2, 0, 1, 1, -6, -2, -6, -6, -7, -9, -7, -6, -6, 0, -2, 4, -8, 5, 1, 4, 1, 1, 1, -4, -4, 1, 5, -8, -8, 5, 1, 4, -4, -6, -6, -4, 1, -1, -11, -7, -11, -7, -4, -9, -9, -5, -1, -8, -7, -5, -1, -11, -7, -7, -5, -10, -7, -10, -9, -12, -7, -7, -7, -12, -13, 0, -2, -6, -7, -6, -18, -18, -7, -6, -7, -13, -2, -7, -12], "yaxis": "y"}, {"alignmentgroup": "True", "bingroup": "x", "histfunc": "avg", "hovertemplate": "departement_y=%{x}<br>resultat_apres_label=True<br>avg of va_reu_total=%{y}<extra></extra>", "legendgroup": "LOZERE", "marker": {"color": "#00cc96", "pattern": {"shape": ""}}, "name": "LOZERE", "nbinsx": 10, "offsetgroup": "LOZERE", "orientation": "v", "showlegend": true, "type": "histogram", "x": ["LOZERE", "LOZERE", "LOZERE", "LOZERE", "LOZERE", "LOZERE", "LOZERE", "LOZERE", "LOZERE", "LOZERE", "LOZERE", "LOZERE", "LOZERE", "LOZERE", "LOZERE", "LOZERE", "LOZERE", "LOZERE", "LOZERE", "LOZERE", "LOZERE"], "xaxis": "x2", "y": [5, -4, -4, -3, -3, 5, -4, -4, 0, 13, 6, 5, -1, 13, -1, 5, -1, 5, 6, 6, -1], "yaxis": "y2"}, {"alignmentgroup": "True", "bingroup": "x", "histfunc": "avg", "hovertemplate": "departement_y=%{x}<br>resultat_apres_label=False<br>avg of va_reu_total=%{y}<extra></extra>", "legendgroup": "LOZERE", "marker": {"color": "#00cc96", "pattern": {"shape": ""}}, "name": "LOZERE", "nbinsx": 10, "offsetgroup": "LOZERE", "orientation": "v", "showlegend": false, "type": "histogram", "x": ["LOZERE", "LOZERE", "LOZERE", "LOZERE", "LOZERE", "LOZERE", "LOZERE", "LOZERE", "LOZERE", "LOZERE", "LOZERE", "LOZERE", "LOZERE", "LOZERE", "LOZERE", "LOZERE", "LOZERE", "LOZERE", "LOZERE", "LOZERE", "LOZERE", "LOZERE", "LOZERE", "LOZERE", "LOZERE", "LOZERE", "LOZERE", "LOZERE", "LOZERE", "LOZERE", "LOZERE", "LOZERE", "LOZERE", "LOZERE", "LOZERE", "LOZERE", "LOZERE", "LOZERE", "LOZERE", "LOZERE", "LOZERE", "LOZERE", "LOZERE", "LOZERE", "LOZERE", "LOZERE", "LOZERE", "LOZERE", "LOZERE", "LOZERE"], "xaxis": "x", "y": [-6, 5, -1, -4, -26, -4, 5, -26, -4, -26, 5, -4, 5, -6, -1, -3, -6, -4, -1, -16, -16, -16, -16, -7, 7, 0, 7, 3, 0, 3, -2, -7, 7, 3, 0, -2, -7, 0, 13, -2, 0, 5, 0, 7, 13, 0, 6, -7, -2, 3], "yaxis": "y"}], "layout": {"annotations": [{"font": {}, "showarrow": false, "text": "resultat_apres_label=False", "textangle": 90, "x": 0.98, "xanchor": "left", "xref": "paper", "y": 0.2425, "yanchor": "middle", "yref": "paper"}, {"font": {}, "showarrow": false, "text": "resultat_apres_label=True", "textangle": 90, "x": 0.98, "xanchor": "left", "xref": "paper", "y": 0.7575, "yanchor": "middle", "yref": "paper"}], "barmode": "relative", "legend": {"title": {"text": "departement_y"}, "tracegroupgap": 0}, "margin": {"t": 60}, "title": {"text": "La moyenne des valeurs ajoutés de réussites (tous secteurs) selon les départements avant et après obtention labels"}, "xaxis": {"anchor": "y", "categoryarray": ["HAUTE GARONNE", "HERAULT", "ARIEGE", "LOT", "GARD", "AUDE", "TARN", "HAUTES PYRENEES", "AVEYRON", "GERS", "PYRENEES ORIENTALES", "TARN ET GARONNE", "LOZERE"], "categoryorder": "array", "domain": [0, 0.98], "title": {"text": "departement_y"}}, "xaxis2": {"anchor": "y2", "domain": [0, 0.98], "matches": "x", "showticklabels": false}, "yaxis": {"anchor": "x", "domain": [0, 0.485], "title": {"text": "avg of va_reu_total"}}, "yaxis2": {"anchor": "x2", "domain": [0.515, 1], "matches": "y", "title": {"text": "avg of va_reu_total"}}}}
